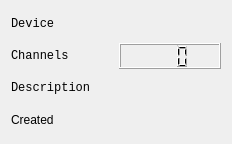
<?xml version="1.0" encoding="UTF-8"?>
<ui version="4.0">
 <class>versionForm</class>
 <widget class="QWidget" name="versionForm">
  <property name="geometry">
   <rect>
    <x>0</x>
    <y>0</y>
    <width>232</width>
    <height>144</height>
   </rect>
  </property>
  <property name="windowTitle">
   <string>Version info</string>
  </property>
  <layout class="QGridLayout" name="gridLayout">
   <item row="0" column="0">
    <layout class="QHBoxLayout" name="horizontalLayout">
     <item>
      <layout class="QVBoxLayout" name="verticalLayout">
       <item>
        <widget class="QLabel" name="label">
         <property name="font">
          <font>
           <family>Courier New</family>
          </font>
         </property>
         <property name="text">
          <string>Device</string>
         </property>
        </widget>
       </item>
       <item>
        <widget class="QLabel" name="label_2">
         <property name="font">
          <font>
           <family>Courier New</family>
          </font>
         </property>
         <property name="text">
          <string>Channels</string>
         </property>
        </widget>
       </item>
       <item>
        <widget class="QLabel" name="label_3">
         <property name="font">
          <font>
           <family>Courier New</family>
          </font>
         </property>
         <property name="text">
          <string>Description</string>
         </property>
        </widget>
       </item>
       <item>
        <widget class="QLabel" name="label_4">
         <property name="text">
          <string>Created</string>
         </property>
        </widget>
       </item>
      </layout>
     </item>
     <item>
      <layout class="QVBoxLayout" name="verticalLayout_2">
       <item>
        <widget class="QLabel" name="deviceLabel">
         <property name="font">
          <font>
           <family>Courier New</family>
          </font>
         </property>
         <property name="text">
          <string/>
         </property>
        </widget>
       </item>
       <item>
        <widget class="QLCDNumber" name="chanLcdNumber">
         <property name="font">
          <font>
           <family>Courier New</family>
           <pointsize>24</pointsize>
           <weight>75</weight>
           <bold>true</bold>
          </font>
         </property>
         <property name="smallDecimalPoint">
          <bool>false</bool>
         </property>
         <property name="digitCount">
          <number>3</number>
         </property>
         <property name="mode">
          <enum>QLCDNumber::Dec</enum>
         </property>
        </widget>
       </item>
       <item>
        <widget class="QLabel" name="descLabel">
         <property name="font">
          <font>
           <family>Courier New</family>
          </font>
         </property>
         <property name="text">
          <string/>
         </property>
        </widget>
       </item>
       <item>
        <widget class="QLabel" name="date_time_label">
         <property name="text">
          <string/>
         </property>
        </widget>
       </item>
      </layout>
     </item>
    </layout>
   </item>
  </layout>
 </widget>
 <resources/>
 <connections/>
</ui>
